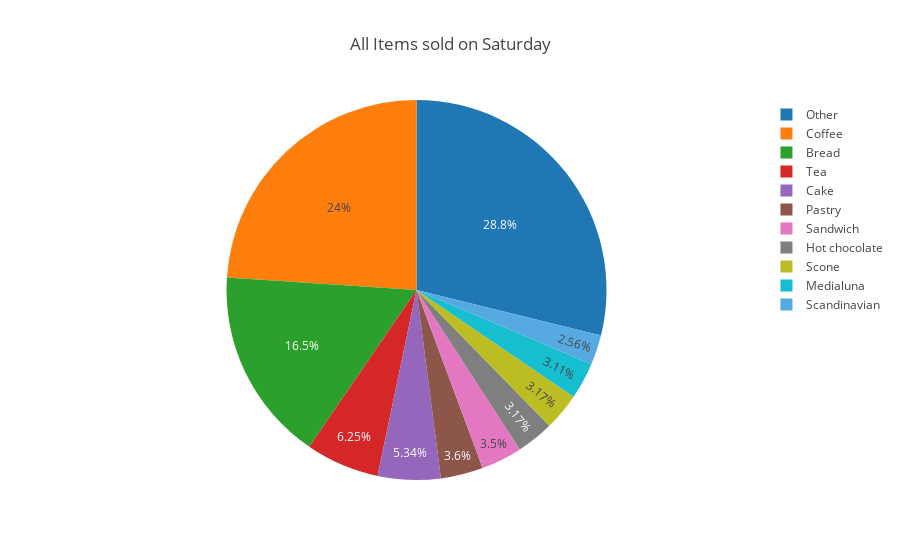

Here is the notebook cell this chart was saved with:
### Markdown cell above
We can use the Saturday percentage of sales with Saturday sale prediction as a guidance for the bakery stock.

### Code cell
labels = item_Saturday_Name
values = item_Saturday_Value

trace = go.Pie(labels=labels, values=values)

data= [trace]
layout = go.Layout(title = 'All Items sold on Saturday')
fig = go.Figure(data = data, layout = layout)
iplot(fig)

### Figure 1 — Plotly figure (JSON) as saved in the notebook; plotly's stock layout.template omitted (floating-point values rounded to 4 significant figures)
{"data": [{"labels": ["Coffee", "Bread", "Tea", "Cake", "Pastry", "Sandwich", "Hot chocolate", "Scone", "Medialuna", "Scandinavian", "Other"], "type": "pie", "uid": "cc1e331d-2e97-4de9-9a87-db323ba4c623", "values": [1103, 760, 288, 246, 166, 161, 146, 146, 143, 118, 1328]}], "layout": {"title": "All Items sold on Saturday"}}
